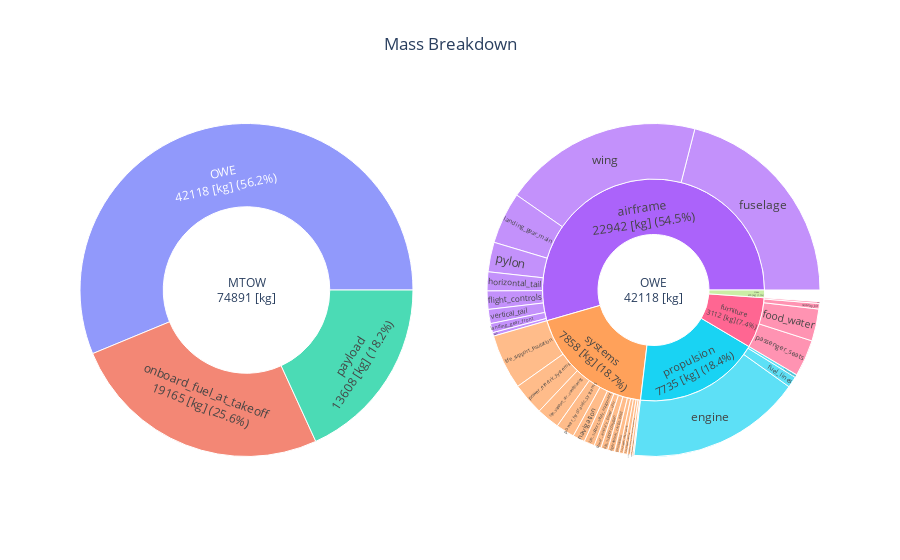

The cell this chart's notebook holds for it:
### Markdown cell above
This first mass breakdown plot enables to visualize the Maximum TakeOff Weight (MTOW) and Overall Weight Empty (OWE) for a single design.

### Code cell
fig = oad.mass_breakdown_sun_plot(CeRAS_2750nm_MDA_OUTPUT_FILE)
fig.show()

### Figure 1 — Plotly figure (JSON) as saved in the notebook; plotly's stock layout.template omitted (floating-point values rounded to 4 significant figures)
{"data": [{"branchvalues": "total", "domain": {"x": [0, 0.45], "y": [0, 1]}, "labels": ["MTOW<br>74891 [kg]", "payload<br>13608 [kg] (18.2%)", "onboard_fuel_at_takeoff<br>19165 [kg] (25.6%)", "OWE<br>42118 [kg] (56.2%)"], "parents": ["", "MTOW<br>74891 [kg]", "MTOW<br>74891 [kg]", "MTOW<br>74891 [kg]"], "type": "sunburst", "values": [74890.0, 13608, 19170.0, 42120.0]}, {"branchvalues": "total", "domain": {"x": [0.55, 1], "y": [0, 1]}, "labels": ["OWE<br>42118 [kg]", "airframe<br>22942 [kg] (54.5%)", "crew<br>470 [kg] (1.1%)", "furniture<br>3112 [kg] (7.4%)", "propulsion<br>7735 [kg] (18.4%)", "systems<br>7858 [kg] (18.7%)", "flight_controls", "fuselage", "horizontal_tail", "paint", "pylon", "vertical_tail", "wing", "landing_gear_front", "landing_gear_main", "food_water", "passenger_seats", "security_kit", "toilets", "engine", "fuel_lines", "unconsumables", "flight_kit", "navigation", "transmission", "life_support_air_conditioning", "life_support_cabin_lighting", "life_support_de-icing", "life_support_insulation", "life_support_oxygen", "life_support_safety_equipment", "life_support_seats_crew_accommodation", "operational_cargo_hold", "operational_radar", "power_auxiliary_power_unit", "power_electric_systems", "power_hydraulic_systems"], "parents": ["", "OWE<br>42118 [kg]", "OWE<br>42118 [kg]", "OWE<br>42118 [kg]", "OWE<br>42118 [kg]", "OWE<br>42118 [kg]", "airframe<br>22942 [kg] (54.5%)", "airframe<br>22942 [kg] (54.5%)", "airframe<br>22942 [kg] (54.5%)", "airframe<br>22942 [kg] (54.5%)", "airframe<br>22942 [kg] (54.5%)", "airframe<br>22942 [kg] (54.5%)", "airframe<br>22942 [kg] (54.5%)", "airframe<br>22942 [kg] (54.5%)", "airframe<br>22942 [kg] (54.5%)", "furniture<br>3112 [kg] (7.4%)", "furniture<br>3112 [kg] (7.4%)", "furniture<br>3112 [kg] (7.4%)", "furniture<br>3112 [kg] (7.4%)", "propulsion<br>7735 [kg] (18.4%)", "propulsion<br>7735 [kg] (18.4%)", "propulsion<br>7735 [kg] (18.4%)", "systems<br>7858 [kg] (18.7%)", "systems<br>7858 [kg] (18.7%)", "systems<br>7858 [kg] (18.7%)", "systems<br>7858 [kg] (18.7%)", "systems<br>7858 [kg] (18.7%)", "systems<br>7858 [kg] (18.7%)", "systems<br>7858 [kg] (18.7%)", "systems<br>7858 [kg] (18.7%)", "systems<br>7858 [kg] (18.7%)", "systems<br>7858 [kg] (18.7%)", "systems<br>7858 [kg] (18.7%)", "systems<br>7858 [kg] (18.7%)", "systems<br>7858 [kg] (18.7%)", "systems<br>7858 [kg] (18.7%)", "systems<br>7858 [kg] (18.7%)"], "type": "sunburst", "values": [42120.0, 22940.0, 470, 3112.0, 7735.0, 7859.0, 748.3, 8845.0, 773.6, 143.2, 1212.0, 579.4, 8148.0, 375.0, 2117.0, 1312.0, 1500, 225, 75, 7161.0, 455.6, 118.3, 45, 496.3, 200, 942.4, 169.7, 159.8, 2254.0, 284.1, 432.7, 126, 279.6, 100, 287.4, 1321.0, 760.5]}], "layout": {"title": {"text": "Mass Breakdown", "x": 0.5}}}
